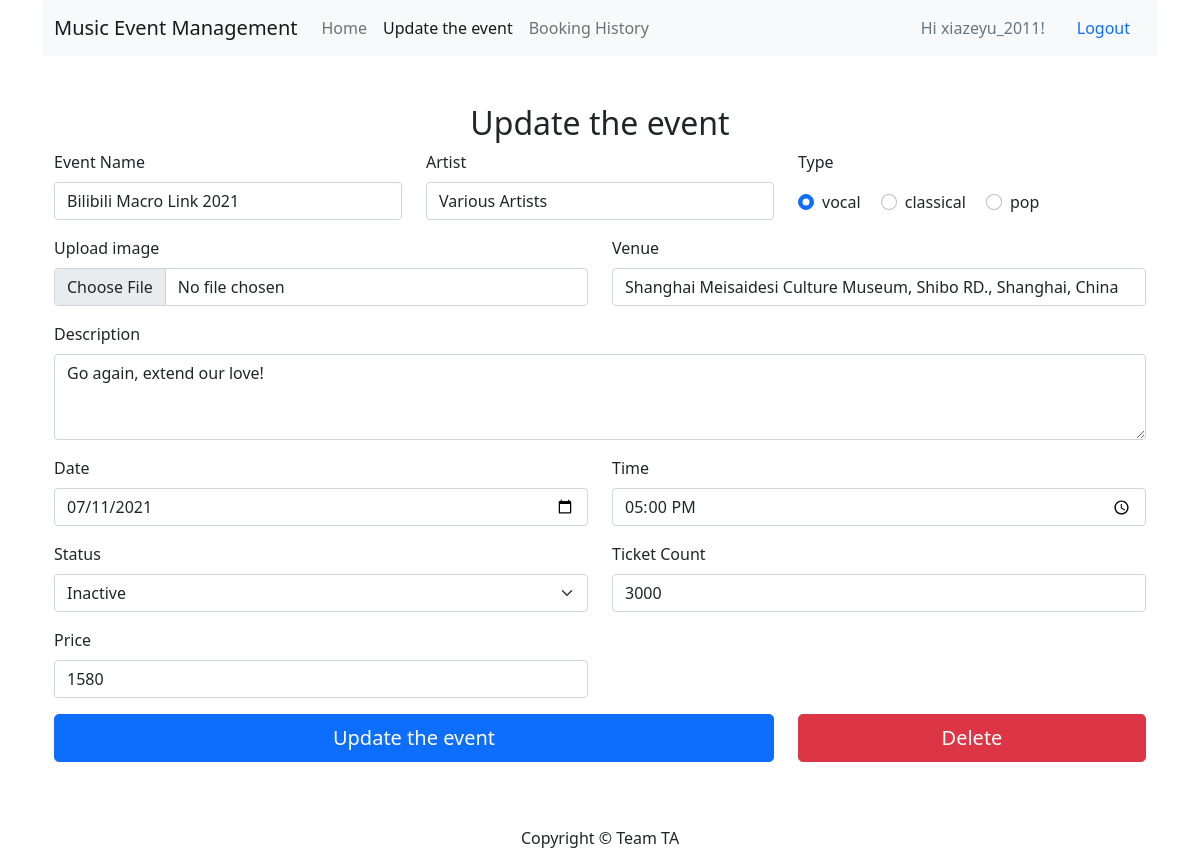
The app's page /admin/update_event?event_id=2 (signed in) with its own data.
### app/models.py (models this page shows, shortened)
class User(db.Model, UserMixin):
    __tablename__ = 'users'
    id = db.Column(db.Integer, primary_key=True)
    role = db.Column(db.String(32), index=False, nullable=False)
    username = db.Column(db.String(128), index=True,
                         unique=True, nullable=False)
    emailid = db.Column(db.String(128), index=False, nullable=False)
    phonenumber = db.Column(db.String(128), index=False, nullable=False)
    address = db.Column(db.String(128), nullable=True)
    password_hash = db.Column(db.String(128), nullable=False)
    comments = db.relationship('Comment', backref='user')
    bookings = db.relationship('Booking', backref='user')

class Event(db.Model):
    __tablename__ = 'events'
    id = db.Column(db.Integer, primary_key=True)
    name = db.Column(db.String(128), index=True, nullable=False)
    type = db.Column(db.String(64), nullable=False)
    venue = db.Column(db.String(128), nullable=False)
    datetime = db.Column(db.DateTime, nullable=False)
    price = db.Column(db.Integer)
    artist = db.Column(db.String(128), nullable=False)
    description = db.Column(db.String(384), nullable=False)
    ticketcount = db.Column(db.Integer, nullable=False)
    status = db.Column(db.String(64), nullable=False)
    creator_id = db.Column(
        db.Integer, db.ForeignKey('users.id'), nullable=False)
    comments = db.relationship('Comment', backref='events')

### app/admin/__init__.py (the view, shortened to what this page needs)
@bp.route('/update_event', methods=['POST', 'GET'])
@login_required
def update_event():
    if current_user.role != 'administrator':
        return redirect(url_for('main.content.list_items'))
    event_id = request.args.get('event_id')
    e1 = Event.query.filter_by(id=event_id).first()
    return render_template('admin/event_editor.html',
                           url=url_for('main.admin.update_event',
                                       event_id=event_id),
                           date=e1.datetime.date().strftime("%Y-%m-%d"),
                           time=e1.datetime.time().strftime("%H:%M"), e=e1,
                           title="Update the event",
                           event_id=event_id,
                           )

### app/__init__.py (called while the page is built)
def create_app():
    app = Flask(__name__)
    app.debug = True
    app.secret_key = 'utroutoru'
    app.config['SQLALCHEMY_DATABASE_URI'] = 'sqlite:///database.db'
    db.init_app(app)
    bootstrap = Bootstrap(app)
    login_manager = LoginManager()
    login_manager.login_view = 'main.user.login'
    login_manager.init_app(app)
    from .models import User
    @login_manager.user_loader
    def load_user(user_id):
        return User.query.get(int(user_id))
    from . import views
    app.register_blueprint(views.bp)
    return app

### app/templates/admin/event_editor.html (shortened to what this page needs)
{% extends "base.html" %}{% block header %}
<li class="nav-item">
  <a class="nav-link" href="{{ url_for('main.content.list_items') }}">Home</a>
</li>
<li class="nav-item">
  <a class="nav-link active" href="{{ url }}">{{ title }}</a>
</li>
<li class="nav-item">
  <a class="nav-link" href="{{ url_for('main.order.booking_history') }}"
    >Booking History</a
  >
</li>
{% endblock %} {% block content %}
<div class="container col-xxl-8 px-4 py-5">
  <h2 class="text-center">{{ title }}</h2>
  <form
    class="row"
    action="{{ url }}"
    enctype="multipart/form-data"
    method="POST"
  >
    <div class="col-4 mb-3">
      <label for="name" class="form-label">Event Name</label>
      <input
        type="text"
        class="form-control"
        name="name"
        id="name"
        placeholder="Event Name"
        value="{{ e.name }}"
        required
      />
    </div>
    <div class="col-4 mb-3">
      <label for="artist" class="form-label">Artist</label>
      <input
        type="text"
        class="form-control"
        name="artist"
        id="artist"
        placeholder="Artist"
        value="{{ e.artist }}"
        required
      />
    </div>
    <div class="col-4 mb-3">
      <p>Type</p>
      <div class="form-check form-check-inline">
        <input class="form-check-input" type="radio" name="type" id="vocal"
        value="vocal" {% if e.type == "vocal" %} checked {% endif %} />
        <label class="form-check-label" for="vocal">vocal</label>
      </div>
      <div class="form-check form-check-inline">
        <input class="form-check-input" type="radio" name="type" id="classical"
        value="classical" {% if e.type == "classical" %} checked {% endif %} />
        <label class="form-check-label" for="classical">classical</label>
      </div>
      <div class="form-check form-check-inline">
        <input class="form-check-input" type="radio" name="type" id="pop"
        value="pop" {% if e.type == "pop" %} checked {% endif %} />
        <label class="form-check-label" for="pop">pop</label>
      </div>
    </div>
    <div class="col-6 mb-3">
      <label for="image" class="form-label">Upload image</label>
      <input name="file" class="form-control" type="file" id="image" />
    </div>
    <div class="col-6 mb-3">
      <label for="venue" class="form-label">Venue</label>
      <input
        type="text"
        class="form-control"
        name="venue"
        id="venue"
        placeholder="Venue"
        value="{{ e.venue }}"
        required
      />
    </div>
    <div class="col-12 mb-3">
      <label for="description" class="form-label">Description</label>
      <textarea
        name="description"
        class="form-control"
        id="description"
        rows="3"
      >
{{ e.description }}</textarea
      >
    </div>
    <div class="col-6 mb-3">
      <label for="date" class="form-label">Date</label>
      <input
        value="{{ date }}"
        name="date"
        type="date"
        class="form-control"
        id="date"
        required
      />
    </div>
    <div class="col-6 mb-3">
      <label for="time" class="form-label">Time</label>
      <input
        value="{{ time }}"
        name="time"
        type="time"
        class="form-control"
        id="time"
        required
      />
    </div>
    <div class="col-6 mb-3">
      <label for="status" class="form-label">Status</label>
      <select name="status" class="form-select" aria-label="Select the status">
        <option {% if e.status == "inactive" %} selected {% endif %} value="inactive">Inactive</option>
      </select>
    </div>
    <div class="col-6 mb-3">
      <label for="ticketcount" class="form-label">Ticket Count</label>
      <input
        type="number"
        class="form-control"
        name="ticketcount"
        id="ticketcount"
        value="{{ e.ticketcount }}"
        placeholder="Ticket Count"
        required
      />
    </div>
    <div class="col-6 mb-3">
      <label for="price" class="form-label">Price</label>
      <input
        type="number"
        class="form-control"
        name="price"
        id="price"
        value="{{ e.price }}"
        placeholder="Price"
        required
      />
    </div>
    <div class="col-8 mb-3">
      <button class="w-100 btn btn-primary btn-lg" type="submit">
        {{ title }}
      </button>
    </div>
    {% if title == 'Update the event' %}
    <div class="col-4 mb-3">
      <a href="{{ url_for('main.admin.delete_event', event_id=event_id) }}">
        <button type="button" class="w-100 btn btn-danger btn-lg">
          Delete
        </button></a
      >
    </div>
    {% endif %}
  </form>
</div>
{% endblock %}

### app/templates/base.html (shortened to what this page needs)
<!DOCTYPE html>
<html lang="en">
  <head>
    <link
      href="https://cdn.jsdelivr.net/npm/bootstrap@5.0.1/dist/css/bootstrap.min.css"
      rel="stylesheet"
    />
  </head>
  <body>
    <header>
      <div class="container">
        <nav class="navbar navbar-expand-lg navbar-light bg-light rounded">
          <div class="container-fluid">
            <a
              class="navbar-brand"
              href="{{ url_for('main.content.list_items') }}"
              >Music Event Management</a
            >
            <div class="collapse navbar-collapse" id="navbars">
              <ul class="navbar-nav me-auto mb-2 mb-lg-0">
                {% block header %} {% endblock %}
              </ul>
              {% if current_user.is_authenticated %}
              <div class="nav-item">
                <a
                  class="nav-link disabled"
                  href="#"
                  tabindex="-1"
                  aria-disabled="true"
                >
                  Hi {{ current_user.username }}!</a
                >
              </div>
              {% endif %}
              <div class="nav-item">
                {% if current_user.is_authenticated %}
                <a class="nav-link" href="{{ url_for('main.user.logout') }}"
                  >Logout</a
                >
                {% else %}
                <a class="nav-link" href="{{ url_for('main.user.login') }}"
                  >Login</a
                >
                {% endif %}
              </div>
            </div>
          </div>
        </nav>
      </div>
    </header>
    <main>
      {% block content %} {% endblock %}
    </main>
    <footer class="footer">
      <div class="container text-center">
        <p>Copyright &copy; Team TA</p>
      </div>
    </footer>
  </body>
</html>

### records on screen
User: username "xiazeyu_2011"
Event: name "Bilibili Macro Link 2021", artist "Various Artists", type "☑ vocal", type "☐ classical", type "☐ pop", venue "Shanghai Meisaidesi Culture Museum, Shibo RD., Shanghai, China", description "Go again, extend our love!", status "Inactive", ticketcount "3000", price "1580"

### other values on screen
{{ title }} "Update the event"
